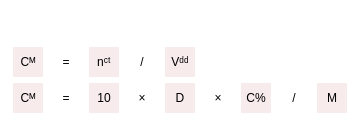
  <widget class="QWidget" name="gridWidget_3" native="true">
   <property name="geometry">
    <rect>
     <x>750</x>
     <y>220</y>
     <width>361</width>
     <height>111</height>
    </rect>
   </property>
   <property name="styleSheet">
    <string notr="true">QWidget {
    background: transparent; /* cho con trở về mặc định */
}

QLabel {
	background-color:#f7ebeb;
    border: none;
}</string>
   </property>
   <layout class="QGridLayout" name="gridLayout_3">
    <property name="bottomMargin">
     <number>6</number>
    </property>
    <item row="1" column="0">
     <widget class="QLabel" name="label_9_0">
      <property name="sizePolicy">
       <sizepolicy hsizetype="Fixed" vsizetype="Fixed">
        <horstretch>0</horstretch>
        <verstretch>0</verstretch>
       </sizepolicy>
      </property>
      <property name="minimumSize">
       <size>
        <width>30</width>
        <height>30</height>
       </size>
      </property>
      <property name="maximumSize">
       <size>
        <width>30</width>
        <height>30</height>
       </size>
      </property>
      <property name="text">
       <string>Cᴹ</string>
      </property>
      <property name="alignment">
       <set>Qt::AlignCenter</set>
      </property>
     </widget>
    </item>
    <item row="2" column="0">
     <widget class="QLabel" name="label_10_0">
      <property name="sizePolicy">
       <sizepolicy hsizetype="Fixed" vsizetype="Fixed">
        <horstretch>0</horstretch>
        <verstretch>0</verstretch>
       </sizepolicy>
      </property>
      <property name="minimumSize">
       <size>
        <width>30</width>
        <height>30</height>
       </size>
      </property>
      <property name="maximumSize">
       <size>
        <width>30</width>
        <height>30</height>
       </size>
      </property>
      <property name="text">
       <string>Cᴹ</string>
      </property>
      <property name="alignment">
       <set>Qt::AlignCenter</set>
      </property>
     </widget>
    </item>
    <item row="2" column="5">
     <widget class="QLabel" name="label_10_5">
      <property name="sizePolicy">
       <sizepolicy hsizetype="Fixed" vsizetype="Fixed">
        <horstretch>0</horstretch>
        <verstretch>0</verstretch>
       </sizepolicy>
      </property>
      <property name="minimumSize">
       <size>
        <width>30</width>
        <height>30</height>
       </size>
      </property>
      <property name="maximumSize">
       <size>
        <width>30</width>
        <height>30</height>
       </size>
      </property>
      <property name="styleSheet">
       <string notr="true">background-color:transparent;
font-size:12px;
border: 0px</string>
      </property>
      <property name="text">
       <string>×</string>
      </property>
      <property name="alignment">
       <set>Qt::AlignCenter</set>
      </property>
     </widget>
    </item>
    <item row="2" column="4">
     <widget class="QLabel" name="label_10_4">
      <property name="sizePolicy">
       <sizepolicy hsizetype="Fixed" vsizetype="Fixed">
        <horstretch>0</horstretch>
        <verstretch>0</verstretch>
       </sizepolicy>
      </property>
      <property name="minimumSize">
       <size>
        <width>30</width>
        <height>30</height>
       </size>
      </property>
      <property name="maximumSize">
       <size>
        <width>30</width>
        <height>30</height>
       </size>
      </property>
      <property name="text">
       <string>D</string>
      </property>
      <property name="alignment">
       <set>Qt::AlignCenter</set>
      </property>
     </widget>
    </item>
    <item row="1" column="3">
     <widget class="QLabel" name="label_9_3">
      <property name="sizePolicy">
       <sizepolicy hsizetype="Fixed" vsizetype="Fixed">
        <horstretch>0</horstretch>
        <verstretch>0</verstretch>
       </sizepolicy>
      </property>
      <property name="minimumSize">
       <size>
        <width>30</width>
        <height>30</height>
       </size>
      </property>
      <property name="maximumSize">
       <size>
        <width>30</width>
        <height>30</height>
       </size>
      </property>
      <property name="styleSheet">
       <string notr="true">background-color:transparent;
font-size:12px;
border: 0px</string>
      </property>
      <property name="text">
       <string>/</string>
      </property>
      <property name="alignment">
       <set>Qt::AlignCenter</set>
      </property>
     </widget>
    </item>
    <item row="2" column="6">
     <widget class="QLabel" name="label_10_6">
      <property name="sizePolicy">
       <sizepolicy hsizetype="Fixed" vsizetype="Fixed">
        <horstretch>0</horstretch>
        <verstretch>0</verstretch>
       </sizepolicy>
      </property>
      <property name="minimumSize">
       <size>
        <width>30</width>
        <height>30</height>
       </size>
      </property>
      <property name="maximumSize">
       <size>
        <width>30</width>
        <height>30</height>
       </size>
      </property>
      <property name="text">
       <string>C%</string>
      </property>
      <property name="alignment">
       <set>Qt::AlignCenter</set>
      </property>
     </widget>
    </item>
    <item row="2" column="3">
     <widget class="QLabel" name="label_10_3">
      <property name="sizePolicy">
       <sizepolicy hsizetype="Fixed" vsizetype="Fixed">
        <horstretch>0</horstretch>
        <verstretch>0</verstretch>
       </sizepolicy>
      </property>
      <property name="minimumSize">
       <size>
        <width>30</width>
        <height>30</height>
       </size>
      </property>
      <property name="maximumSize">
       <size>
        <width>30</width>
        <height>30</height>
       </size>
      </property>
      <property name="styleSheet">
       <string notr="true">background-color:transparent;
font-size:12px;
border: 0px</string>
      </property>
      <property name="text">
       <string>×</string>
      </property>
      <property name="alignment">
       <set>Qt::AlignCenter</set>
      </property>
     </widget>
    </item>
    <item row="1" column="2">
     <widget class="QLabel" name="label_9_2">
      <property name="sizePolicy">
       <sizepolicy hsizetype="Fixed" vsizetype="Fixed">
        <horstretch>0</horstretch>
        <verstretch>0</verstretch>
       </sizepolicy>
      </property>
      <property name="minimumSize">
       <size>
        <width>30</width>
        <height>30</height>
       </size>
      </property>
      <property name="maximumSize">
       <size>
        <width>30</width>
        <height>30</height>
       </size>
      </property>
      <property name="text">
       <string>nᶜᵗ</string>
      </property>
      <property name="alignment">
       <set>Qt::AlignCenter</set>
      </property>
     </widget>
    </item>
    <item row="2" column="2">
     <widget class="QLabel" name="label_10_2">
      <property name="sizePolicy">
       <sizepolicy hsizetype="Fixed" vsizetype="Fixed">
        <horstretch>0</horstretch>
        <verstretch>0</verstretch>
       </sizepolicy>
      </property>
      <property name="minimumSize">
       <size>
        <width>30</width>
        <height>30</height>
       </size>
      </property>
      <property name="maximumSize">
       <size>
        <width>30</width>
        <height>30</height>
       </size>
      </property>
      <property name="text">
       <string>10</string>
      </property>
      <property name="alignment">
       <set>Qt::AlignCenter</set>
      </property>
     </widget>
    </item>
    <item row="2" column="1">
     <widget class="QLabel" name="label_10_1">
      <property name="sizePolicy">
       <sizepolicy hsizetype="Fixed" vsizetype="Fixed">
        <horstretch>0</horstretch>
        <verstretch>0</verstretch>
       </sizepolicy>
      </property>
      <property name="minimumSize">
       <size>
        <width>30</width>
        <height>30</height>
       </size>
      </property>
      <property name="maximumSize">
       <size>
        <width>30</width>
        <height>30</height>
       </size>
      </property>
      <property name="styleSheet">
       <string notr="true">background-color:transparent;
font-size:12px;
border: 0px</string>
      </property>
      <property name="text">
       <string>=</string>
      </property>
      <property name="alignment">
       <set>Qt::AlignCenter</set>
      </property>
     </widget>
    </item>
    <item row="0" column="0">
     <widget class="QLabel" name="label_10_25">
      <property name="sizePolicy">
       <sizepolicy hsizetype="Fixed" vsizetype="Fixed">
        <horstretch>0</horstretch>
        <verstretch>0</verstretch>
       </sizepolicy>
      </property>
      <property name="minimumSize">
       <size>
        <width>30</width>
        <height>30</height>
       </size>
      </property>
      <property name="maximumSize">
       <size>
        <width>30</width>
        <height>30</height>
       </size>
      </property>
      <property name="styleSheet">
       <string notr="true">background-color:transparent;
font-size:12px;
border: 0px</string>
      </property>
      <property name="text">
       <string/>
      </property>
      <property name="alignment">
       <set>Qt::AlignCenter</set>
      </property>
     </widget>
    </item>
    <item row="1" column="1">
     <widget class="QLabel" name="label_9_1">
      <property name="sizePolicy">
       <sizepolicy hsizetype="Fixed" vsizetype="Fixed">
        <horstretch>0</horstretch>
        <verstretch>0</verstretch>
       </sizepolicy>
      </property>
      <property name="minimumSize">
       <size>
        <width>30</width>
        <height>30</height>
       </size>
      </property>
      <property name="maximumSize">
       <size>
        <width>30</width>
        <height>30</height>
       </size>
      </property>
      <property name="styleSheet">
       <string notr="true">background-color:transparent;
font-size:12px;
border: 0px</string>
      </property>
      <property name="text">
       <string>=</string>
      </property>
      <property name="alignment">
       <set>Qt::AlignCenter</set>
      </property>
     </widget>
    </item>
    <item row="1" column="4">
     <widget class="QLabel" name="label_9_4">
      <property name="sizePolicy">
       <sizepolicy hsizetype="Fixed" vsizetype="Fixed">
        <horstretch>0</horstretch>
        <verstretch>0</verstretch>
       </sizepolicy>
      </property>
      <property name="minimumSize">
       <size>
        <width>30</width>
        <height>30</height>
       </size>
      </property>
      <property name="maximumSize">
       <size>
        <width>30</width>
        <height>30</height>
       </size>
      </property>
      <property name="text">
       <string>Vᵈᵈ</string>
      </property>
      <property name="alignment">
       <set>Qt::AlignCenter</set>
      </property>
     </widget>
    </item>
    <item row="2" column="7">
     <widget class="QLabel" name="label_10_7">
      <property name="sizePolicy">
       <sizepolicy hsizetype="Fixed" vsizetype="Fixed">
        <horstretch>0</horstretch>
        <verstretch>0</verstretch>
       </sizepolicy>
      </property>
      <property name="minimumSize">
       <size>
        <width>30</width>
        <height>30</height>
       </size>
      </property>
      <property name="maximumSize">
       <size>
        <width>30</width>
        <height>30</height>
       </size>
      </property>
      <property name="styleSheet">
       <string notr="true">background-color:transparent;
font-size:12px;
border: 0px</string>
      </property>
      <property name="text">
       <string>/</string>
      </property>
      <property name="alignment">
       <set>Qt::AlignCenter</set>
      </property>
     </widget>
    </item>
    <item row="2" column="8">
     <widget class="QLabel" name="label_10_8">
      <property name="sizePolicy">
       <sizepolicy hsizetype="Fixed" vsizetype="Fixed">
        <horstretch>0</horstretch>
        <verstretch>0</verstretch>
       </sizepolicy>
      </property>
      <property name="minimumSize">
       <size>
        <width>30</width>
        <height>30</height>
       </size>
      </property>
      <property name="maximumSize">
       <size>
        <width>30</width>
        <height>30</height>
       </size>
      </property>
      <property name="text">
       <string>M</string>
      </property>
      <property name="alignment">
       <set>Qt::AlignCenter</set>
      </property>
     </widget>
    </item>
   </layout>
  </widget>
